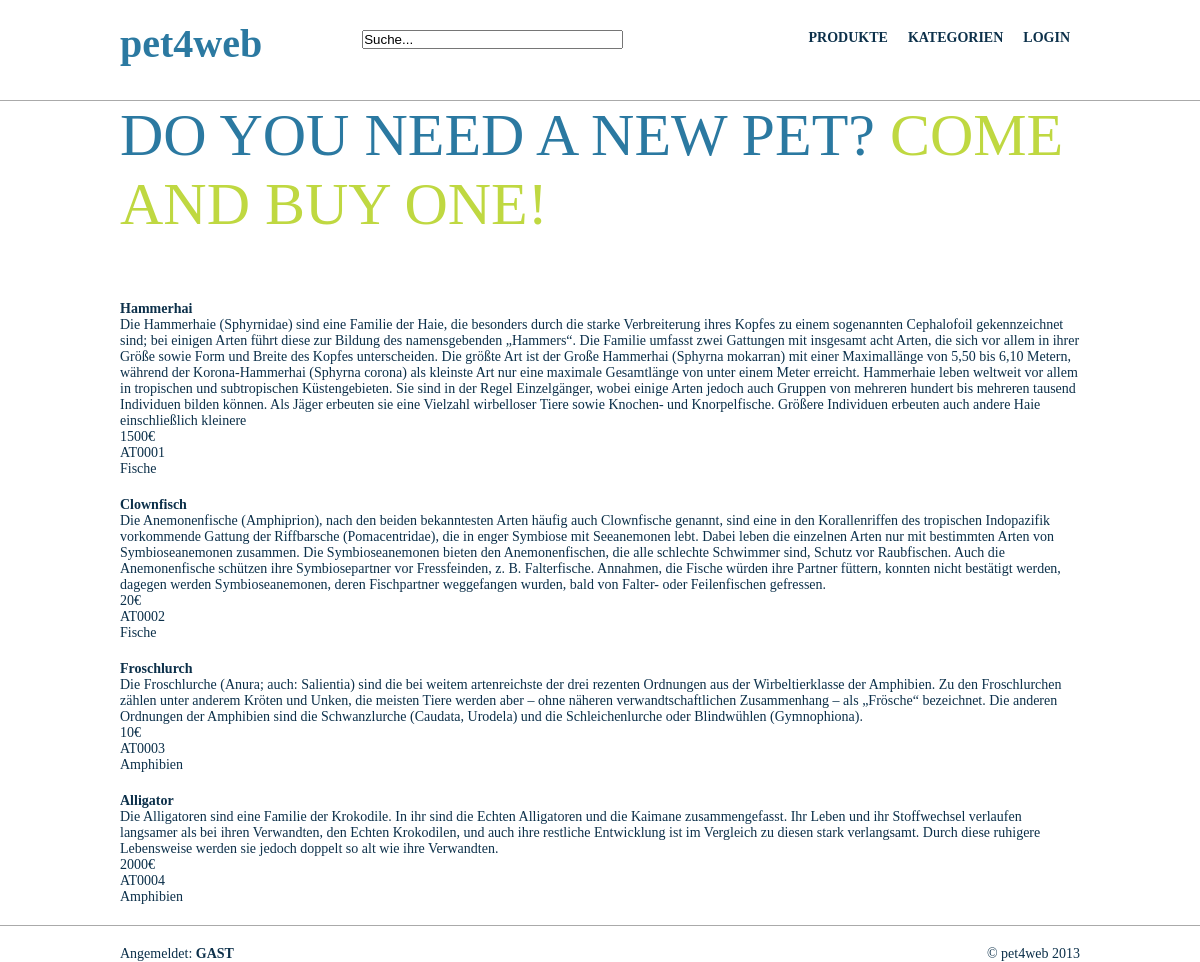
Screenshot of /index.php?section=product with the database file from the repository.
### tables this page shows
CREATE TABLE IF NOT EXISTS `product` (
  `ID` int(11) NOT NULL AUTO_INCREMENT,
  `name` varchar(50) NOT NULL,
  `description` varchar(1000) NOT NULL,
  `picture` blob,
  `price` double NOT NULL,
  `productcode` varchar(50) NOT NULL,
  `category_ID` int(11) NOT NULL,
  PRIMARY KEY (`ID`),
  KEY `category_ID` (`category_ID`)
);

CREATE TABLE IF NOT EXISTS `category` (
  `ID` int(11) NOT NULL AUTO_INCREMENT,
  `name` varchar(50) NOT NULL,
  `description` varchar(1000) NOT NULL,
  PRIMARY KEY (`ID`)
);

### util.php (called while the page is built, shortened)
<?php
function isUserLoggedIn()
{
    return isset($_SESSION['id']);
}
?>

### produkt.php (the view, shortened to what this page needs)
<?php
    require_once 'util.php';
    $connection = createDbConnection();
	if (!isset($_GET['id']))
	{
		if (!isset($_GET['catid']))
		{
			if(!isset($_GET['search']))
			{
				$sqlQuery ="SELECT product.ID, product.name, product.description, product.picture, product.price, product.productcode, category.name as cat_name FROM product ".
									"inner join category on product.category_id = category.id";
			} else
			{
				$sqlQuery = "SELECT product.ID, product.name, product.description, product.picture, product.price, product.productcode, category.name as cat_name FROM product ".
								"inner join category on product.category_id = category.id where UPPER(product.name) like UPPER('%".$_GET['search']."%')";
			}
		} else
		{
			$sqlQuery = "SELECT product.ID, product.name, product.description, product.picture, product.price, product.productcode, category.name as cat_name FROM product ".
								"inner join category on product.category_id = category.id where category_ID = ".$_GET['catid'];
		}
	} else
	{
		$sqlQuery = "SELECT product.ID, product.name, product.description, product.picture, product.price, product.productcode, category.name as cat_name FROM product ".
								"inner join category on product.category_id = category.id where product.ID = ".$_GET['id'];
	}
    $result = mysql_query($sqlQuery, $connection);
		while($row = mysql_fetch_array($result))
		{
			echo '<p id="product">';
			echo '<a href="index.php?section=product&id='.$row['ID'].'">'.$row['name'].'</a><br />';
			echo $row['description'].'<br />';
			echo $row['price'].'&euro;<br />';
			echo $row['productcode'].'<br />';
			echo $row['cat_name'].'<br />';
			echo '</p>';
		}
?>

### index.php (shortened to what this page needs)
<html>
    <head>
        <link rel="stylesheet" type="text/css" href="css/scr_layout.css"  media="screen" />
		<link rel="stylesheet" type="text/css" href="css/scr_style.css"  media="screen" />
		<?php
			require_once 'util.php';
		?>
    </head>
    <body>
		<div id="wrap_top">
			<?php include "top.php";?>
		</div>
        <div id="wrapper">
            <div id="banner">
                <?php include "banner.php";?>
            </div>
            <div id="content">
				<?php include "inhalt.php";?>
            </div>
       </div>
		<div id="wrap_footer">
			<div id="footer">
				<?php include "footer.php";?>
			</div>
		</div>
    </body>
</html>

### top.php (shortened to what this page needs)
<div id="top">
	<a id="logo" href="index.php">pet4web</a>
	<?php include "search.php";?>
	<ul id="menu">
		<li><a href="index.php?section=product">Produkte</a></li>
		<li><a href="index.php?section=category">Kategorien</a></li>
		<?php
			if (isUserLoggedIn())	{
				echo '<li><a href="index.php?section=cart">Warenkorb</a></li>';
				echo '<li><a href="index.php?section=logout">Logout</a></li>';
			} else
				echo '<li><a href="index.php?section=user">Login</a></li>';
		?>
	</ul>
</div>

### search.php (shortened to what this page needs)
<div id="search">
	<form id="index.php?section=product">
	<input type="text" size="30" name="search" value=
	<?php
	if (isset($_GET['search'])) {
		echo '"'.$_GET['search'].'"';
	} else	{
		echo '"Suche..."';
	}
	?> />
	</form>
</div>

### banner.php
<span id="banner_format1">DO YOU NEED A NEW PET? </span><span id="banner_format2">COME AND BUY ONE!</span>

### inhalt.php (shortened to what this page needs)
<?php
    if(isset($_GET['section'])) {
        switch($_GET['section']) {
            case "product":
                include "produkt.php";
                break;
        }
    } else {
        include "home.php";
    }
?>

### footer.php
<div id="user">
Angemeldet:
<?php
require_once 'util.php';
if(isUserLoggedIn() &&  isset($_SESSION['firstname']) && isset($_SESSION['lastname']))
{
    $name = '<a href="index.php?section=user">'.$_SESSION['firstname'].' '.$_SESSION['lastname'].'</a>';
}
else
    $name = '<a href="login.php?section=user">GAST</a>';
print($name);
?></a>
</div>
<div id="copyright">&copy; pet4web 2013</div>

### css/scr_layout.css (style rules this page uses)
#wrap_top { border-bottom: 1px solid #aaa; padding: 20px 0px; height: 60px; }
#top { width: 960px; margin: 0px auto 20px auto; vertical-align: text-top; }
#logo { float:left; }
#search { float:left; margin: 10px 0 0 100px; }
#menu { float:right; }
#wrapper { width: 960px; margin: 0 auto; }
#banner { height: 200px; }
#content { min-height: 500px; }
#wrap_footer { border-top: 1px solid #aaa; background-color: #fff; }
#footer { width: 960px; margin: 20px auto; }
#user { float:left; }
#copyright { float: right; }

### css/scr_style.css (style rules this page uses)
body { font-family: Verdana; font-size: 14px; color: #0C304A; background-color: #fff; }
a:link { text-decoration:none; font-weight:bold; color: #0C304A; }
#logo { font-size:40px; font-weight: bold; color: #2B79A1; }
#banner { font-size: 60px; color: #BFD841; }
#banner_format1 { font-size: 60px; color: #2B79A1; }
#banner_format2 { font-size: 60px; color: #BFD841; }
#footer { text-align: right; }
#product { margin-bottom: 20px; }
#top ul { height: 100%; float: right; padding: 0; list-style: none; }
#top ul li { float: left; padding: 10px; text-decoration: none; text-transform: uppercase; font-size: 14px; font-weight: bold; }

### rows the page displays
product: name "Hammerhai", description "Die Hammerhaie (Sphyrnidae) sind eine Familie der Haie, die besonders durch die starke Verbreiterung ihres Kopfes zu einem sogenannten Cephalofoil gekennzeichnet sind; bei einigen Arten führt diese zur Bildung des namensgebenden „Hammers“. Die Familie umfasst zwei Gattungen mit insgesamt acht Arten, die sich vor allem in ihrer Größe sowie Form und Breite des Kopfes unterscheiden. Die größte Art ist der Große Hammerhai (Sphyrna mokarran) mit einer Maximallänge von 5,50 bis 6,10 Metern, während der Korona-Hammerhai (Sphyrna corona) als kleinste Art nur eine maximale Gesamtlänge von unter einem Meter erreicht. Hammerhaie leben weltweit vor allem in tropischen und subtropischen Küstengebieten.…", price "1500", productcode "AT0001", category_ID.name "Fische"
product: name "Clownfisch", description "Die Anemonenfische (Amphiprion), nach den beiden bekanntesten Arten häufig auch Clownfische genannt, sind eine in den Korallenriffen des tropischen Indopazifik vorkommende Gattung der Riffbarsche (Pomacentridae), die in enger Symbiose mit Seeanemonen lebt. Dabei leben die einzelnen Arten nur mit bestimmten Arten von Symbioseanemonen zusammen. Die Symbioseanemonen bieten den Anemonenfischen, die alle schlechte Schwimmer sind, Schutz vor Raubfischen. Auch die Anemonenfische schützen ihre Symbiosepartner vor Fressfeinden, z. B. Falterfische. Annahmen, die Fische würden ihre Partner füttern, konnten nicht bestätigt werden, dagegen werden Symbioseanemonen, deren Fischpartner weggefangen wurden,…", price "20", productcode "AT0002", category_ID.name "Fische"
product: name "Froschlurch", description "Die Froschlurche (Anura; auch: Salientia) sind die bei weitem artenreichste der drei rezenten Ordnungen aus der Wirbeltierklasse der Amphibien. Zu den Froschlurchen zählen unter anderem Kröten und Unken, die meisten Tiere werden aber – ohne näheren verwandtschaftlichen Zusammenhang – als „Frösche“ bezeichnet. Die anderen Ordnungen der Amphibien sind die Schwanzlurche (Caudata, Urodela) und die Schleichenlurche oder Blindwühlen (Gymnophiona).", price "10", productcode "AT0003", category_ID.name "Amphibien"
product: name "Alligator", description "Die Alligatoren sind eine Familie der Krokodile. In ihr sind die Echten Alligatoren und die Kaimane zusammengefasst. Ihr Leben und ihr Stoffwechsel verlaufen langsamer als bei ihren Verwandten, den Echten Krokodilen, und auch ihre restliche Entwicklung ist im Vergleich zu diesen stark verlangsamt. Durch diese ruhigere Lebensweise werden sie jedoch doppelt so alt wie ihre Verwandten.", price "2000", productcode "AT0004", category_ID.name "Amphibien"
